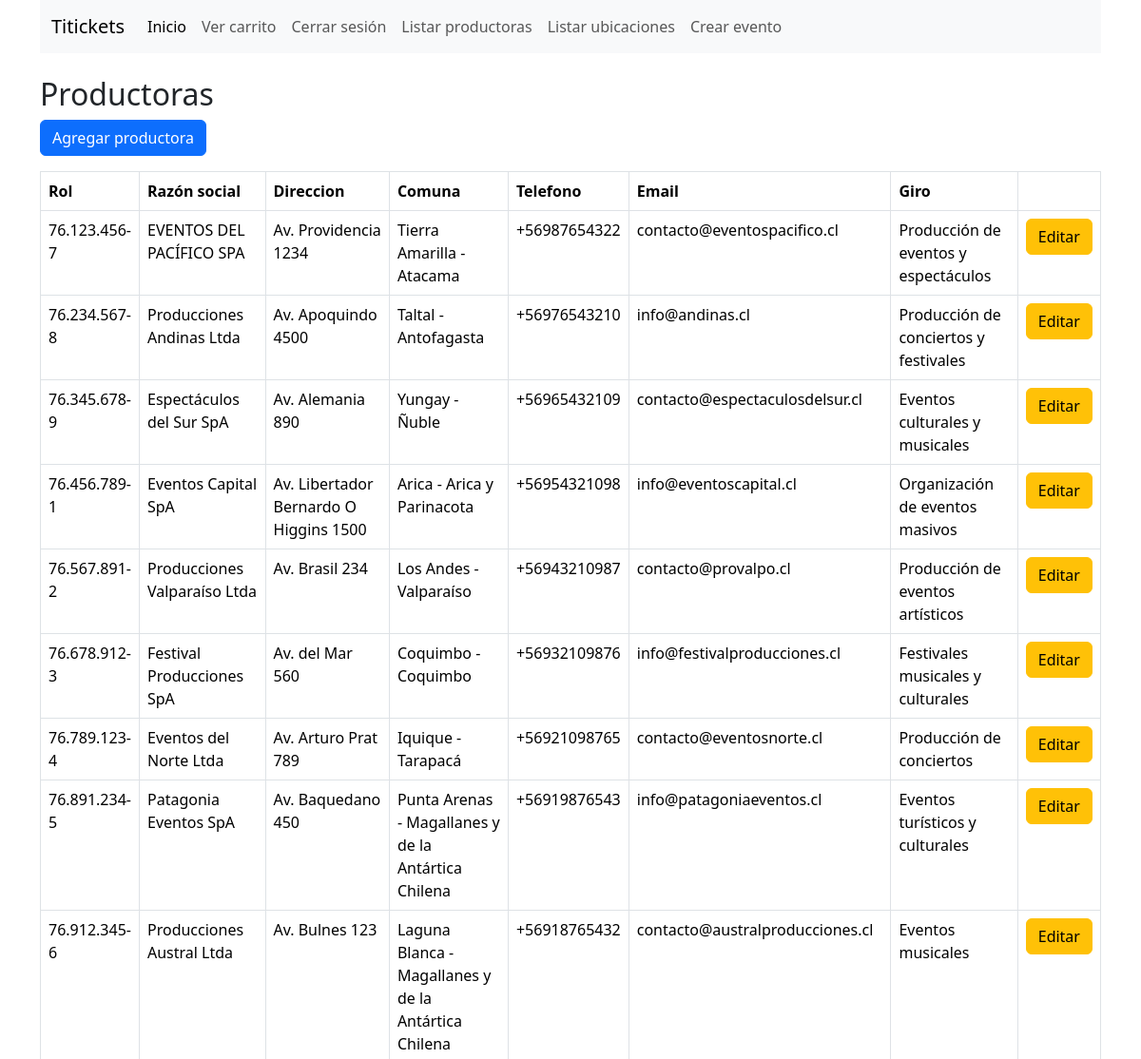
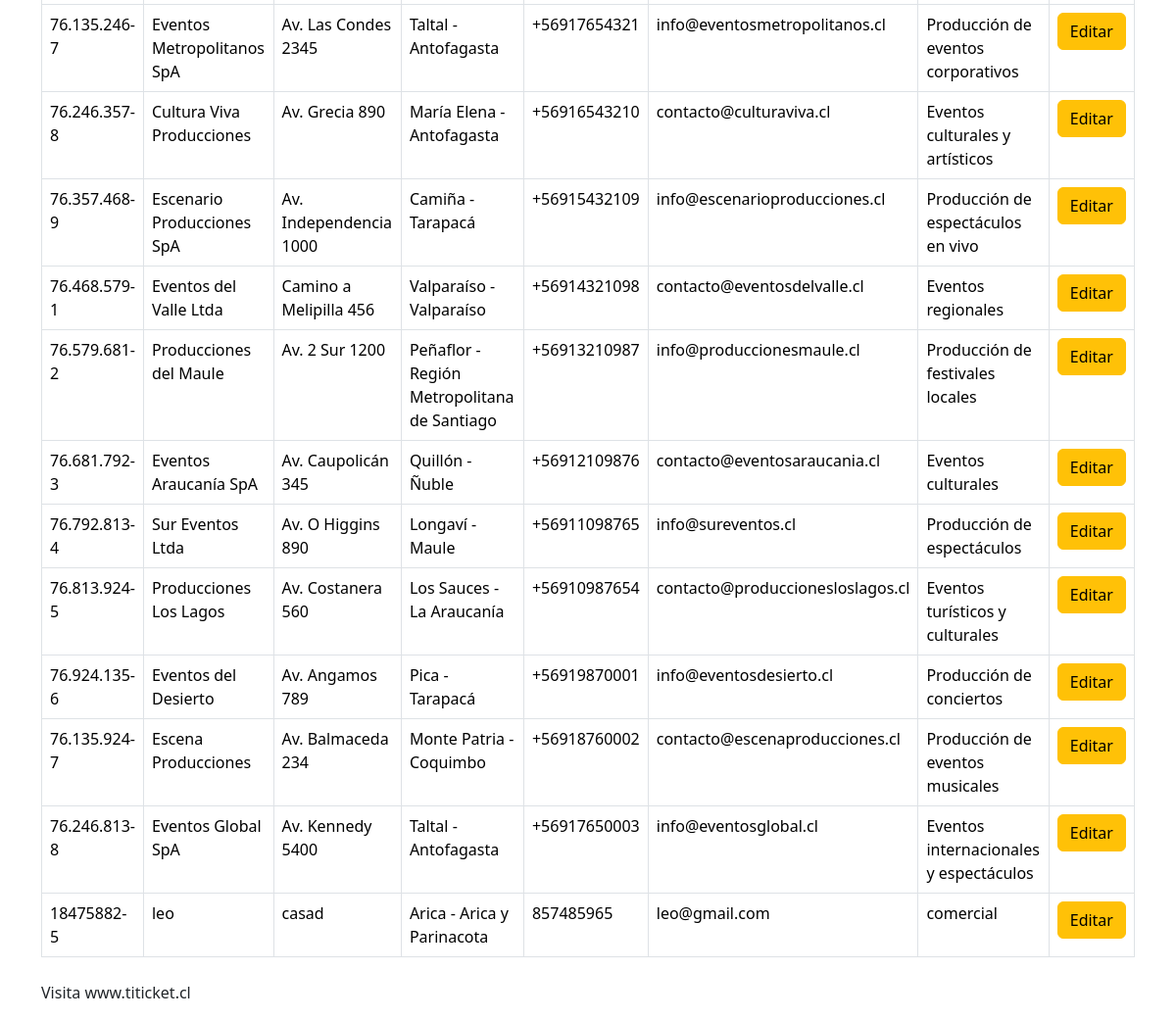
Screenshot of /lista_productoras/ (signed in) with the database file from the repository (2 pictures, top to bottom).
### core/models.py (models this page shows, shortened)
class Productora(models.Model):
    nombre = models.CharField(max_length=150)
    rut = models.CharField(max_length=12, unique=True)
    direccion = models.CharField(max_length=200)
    comuna = models.ForeignKey(Comuna, on_delete=models.SET_NULL, null=True)
    telefono = models.CharField(max_length=20)
    email = models.EmailField()
    giro = models.CharField(max_length=200)

class Comuna(models.Model):
    nombre = models.CharField(max_length=100)
    region = models.ForeignKey(Region, on_delete=models.CASCADE, related_name="comunas")
    def __str__(self):
        return f"{self.nombre} - {self.region.nombre}"

class Region(models.Model):
    nombre = models.CharField(max_length=100)

### core/views.py (the view)
# urls.py: path('lista_productoras/', views.lista_productoras, name='lista_productoras'),
@login_required
@user_passes_test(es_admin)
def lista_productoras(request):
    productoras = Productora.objects.all()
    return render(request, 'admin/productoras/lista.html', {'productoras': productoras})

### core/views.py (called while the page is built)
def es_admin(user):
    return user.groups.filter(name='administrador').exists()

### core/templates/admin/productoras/lista.html
{% extends 'base.html' %}
{% block contenido %}
<h2>Productoras</h2>
<a href="{% url 'crear_productora' %}" class="btn btn-primary mb-3">Agregar productora</a>
<table class="table table-bordered">
    <thead>
        <tr>
            <th>Rol</th>
            <th>Razón social</th>
            <th>Direccion</th>
            <th>Comuna</th>
            <th>Telefono</th>
            <th>Email</th>
            <th>Giro</th>
            <th></th>
        </tr>
    </thead>
    <tbody>
        {% for p in productoras %}
            <tr>
                <td>{{ p.rut }}</td>
                <td>{{ p.nombre }}</td>
                <td>{{ p.direccion }}</td>
                <td>{{ p.comuna }}</td>
                <td>{{ p.telefono }}</td>
                <td>{{ p.email }}</td>
                <td>{{ p.giro }}</td>
                <td><a href="{% url 'editar_productora' p.id %}" class="btn btn-warning">Editar</a></td>
            </tr>
        {% endfor %}
    </tbody>
</table>
{% endblock %}

### rows the page displays
Productora: rut "76.123.456-7", nombre "EVENTOS DEL PACÍFICO SPA", direccion "Av. Providencia 1234", comuna "Tierra Amarilla - Atacama", telefono "+56987654322", email "contacto@eventospacifico.cl", giro "Producción de eventos y espectáculos"
Productora: rut "76.234.567-8", nombre "Producciones Andinas Ltda", direccion "Av. Apoquindo 4500", comuna "Taltal - Antofagasta", telefono "+56976543210", email "info@andinas.cl", giro "Producción de conciertos y festivales"
Productora: rut "76.345.678-9", nombre "Espectáculos del Sur SpA", direccion "Av. Alemania 890", comuna "Yungay - Ñuble", telefono "+56965432109", email "contacto@espectaculosdelsur.cl", giro "Eventos culturales y musicales"
Productora: rut "76.456.789-1", nombre "Eventos Capital SpA", direccion "Av. Libertador Bernardo O Higgins 1500", comuna "Arica - Arica y Parinacota", telefono "+56954321098", email "info@eventoscapital.cl", giro "Organización de eventos masivos"
Productora: rut "76.567.891-2", nombre "Producciones Valparaíso Ltda", direccion "Av. Brasil 234", comuna "Los Andes - Valparaíso", telefono "+56943210987", email "contacto@provalpo.cl", giro "Producción de eventos artísticos"
Productora: rut "76.678.912-3", nombre "Festival Producciones SpA", direccion "Av. del Mar 560", comuna "Coquimbo - Coquimbo", telefono "+56932109876", email "info@festivalproducciones.cl", giro "Festivales musicales y culturales"
Productora: rut "76.789.123-4", nombre "Eventos del Norte Ltda", direccion "Av. Arturo Prat 789", comuna "Iquique - Tarapacá", telefono "+56921098765", email "contacto@eventosnorte.cl", giro "Producción de conciertos"
Productora: rut "76.891.234-5", nombre "Patagonia Eventos SpA", direccion "Av. Baquedano 450", comuna "Punta Arenas - Magallanes y de la Antártica Chilena", telefono "+56919876543", email "info@patagoniaeventos.cl", giro "Eventos turísticos y culturales"
Productora: rut "76.912.345-6", nombre "Producciones Austral Ltda", direccion "Av. Bulnes 123", comuna "Laguna Blanca - Magallanes y de la Antártica Chilena", telefono "+56918765432", email "contacto@australproducciones.cl", giro "Eventos musicales"
Productora: rut "76.135.246-7", nombre "Eventos Metropolitanos SpA", direccion "Av. Las Condes 2345", comuna "Taltal - Antofagasta", telefono "+56917654321", email "info@eventosmetropolitanos.cl", giro "Producción de eventos corporativos"
Productora: rut "76.246.357-8", nombre "Cultura Viva Producciones", direccion "Av. Grecia 890", comuna "María Elena - Antofagasta", telefono "+56916543210", email "contacto@culturaviva.cl", giro "Eventos culturales y artísticos"
Productora: rut "76.357.468-9", nombre "Escenario Producciones SpA", direccion "Av. Independencia 1000", comuna "Camiña - Tarapacá", telefono "+56915432109", email "info@escenarioproducciones.cl", giro "Producción de espectáculos en vivo"
Productora: rut "76.468.579-1", nombre "Eventos del Valle Ltda", direccion "Camino a Melipilla 456", comuna "Valparaíso - Valparaíso", telefono "+56914321098", email "contacto@eventosdelvalle.cl", giro "Eventos regionales"
Productora: rut "76.579.681-2", nombre "Producciones del Maule", direccion "Av. 2 Sur 1200", comuna "Peñaflor - Región Metropolitana de Santiago", telefono "+56913210987", email "info@produccionesmaule.cl", giro "Producción de festivales locales"
Productora: rut "76.681.792-3", nombre "Eventos Araucanía SpA", direccion "Av. Caupolicán 345", comuna "Quillón - Ñuble", telefono "+56912109876", email "contacto@eventosaraucania.cl", giro "Eventos culturales"
Productora: rut "76.792.813-4", nombre "Sur Eventos Ltda", direccion "Av. O Higgins 890", comuna "Longaví - Maule", telefono "+56911098765", email "info@sureventos.cl", giro "Producción de espectáculos"
Productora: rut "76.813.924-5", nombre "Producciones Los Lagos", direccion "Av. Costanera 560", comuna "Los Sauces - La Araucanía", telefono "+56910987654", email "contacto@produccionesloslagos.cl", giro "Eventos turísticos y culturales"
Productora: rut "76.924.135-6", nombre "Eventos del Desierto", direccion "Av. Angamos 789", comuna "Pica - Tarapacá", telefono "+56919870001", email "info@eventosdesierto.cl", giro "Producción de conciertos"
Productora: rut "76.135.924-7", nombre "Escena Producciones", direccion "Av. Balmaceda 234", comuna "Monte Patria - Coquimbo", telefono "+56918760002", email "contacto@escenaproducciones.cl", giro "Producción de eventos musicales"
Productora: rut "76.246.813-8", nombre "Eventos Global SpA", direccion "Av. Kennedy 5400", comuna "Taltal - Antofagasta", telefono "+56917650003", email "info@eventosglobal.cl", giro "Eventos internacionales y espectáculos"
Productora: rut "18475882-5", nombre "leo", direccion "casad", comuna "Arica - Arica y Parinacota", telefono "857485965", email "leo@gmail.com", giro "comercial"
